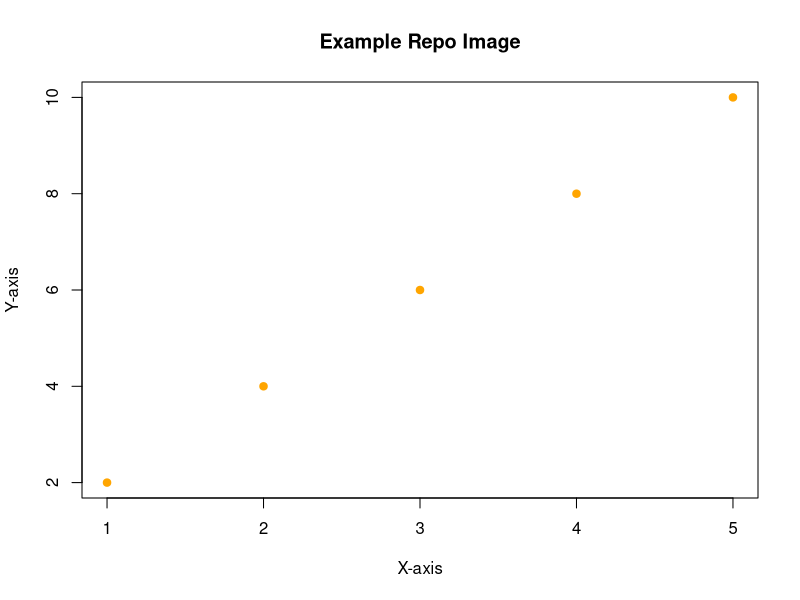

Recreate this plot in R.
print("This is a sample script!")

#This is a sample scatter plot
# Simple scatter plot
x <- c(1, 2, 3, 4, 5)
y <- c(2, 4, 6, 8, 10)
plot(x, y, main="Example Repo Image", xlab="X-axis", ylab="Y-axis", col="orange", pch=19)